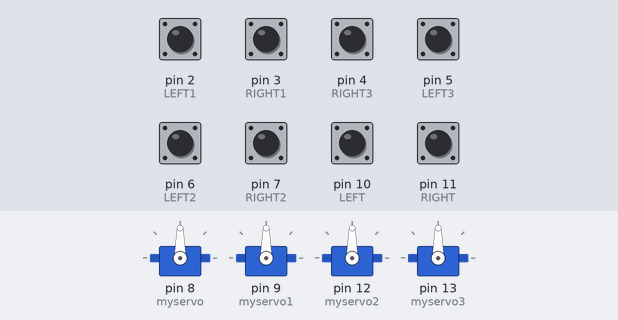
Bench run of a sketch on a simulated Arduino Uno, built with avr-gcc and run on an emulated ATmega328P. On the bench: 4 × servo. The test bench sets the inputs (shaded band); at power-on: pin 2 (LEFT1), pin 3 (RIGHT1), pin 4 (RIGHT3), pin 5 (LEFT3), pin 6 (LEFT2), pin 7 (RIGHT2), pin 10 (LEFT), pin 11 (RIGHT) HIGH.

Above: at 1.2 s.
1.3 s: pin 2 (LEFT1) pulled LOW for 0.15 s
At 2.4 s:
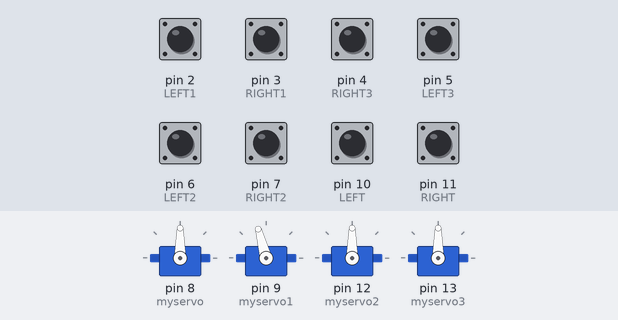
2.9 s: pin 3 (RIGHT1) pulled LOW for 1 s
At 4.9 s:
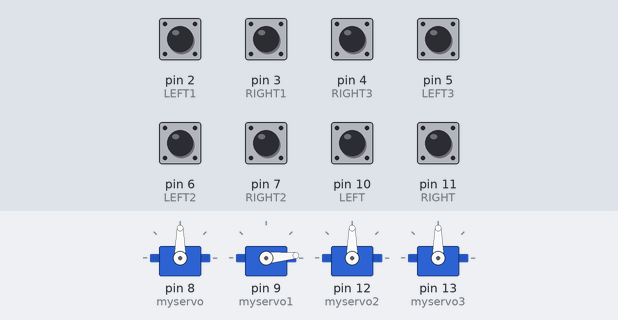
5.9 s: pin 4 (RIGHT3) pulled LOW for 0.15 s
At 7.1 s:
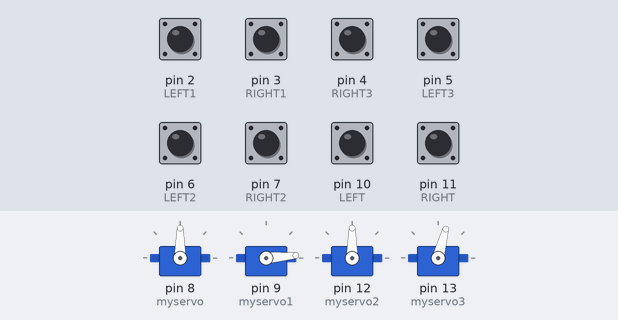
7.5 s: pin 6 (LEFT2) pulled LOW for 0.15 s
At 8.3 s:
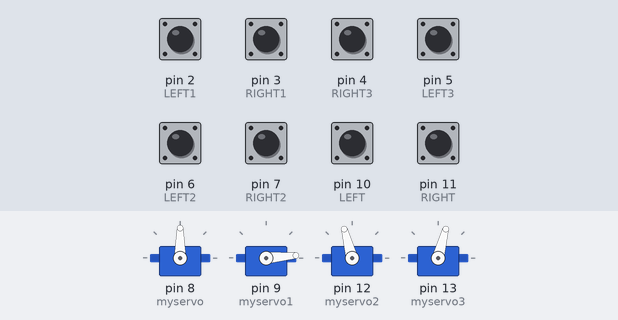
9.1 s: pin 5 (LEFT3) pulled LOW for 0.15 s
At 9.5 s:
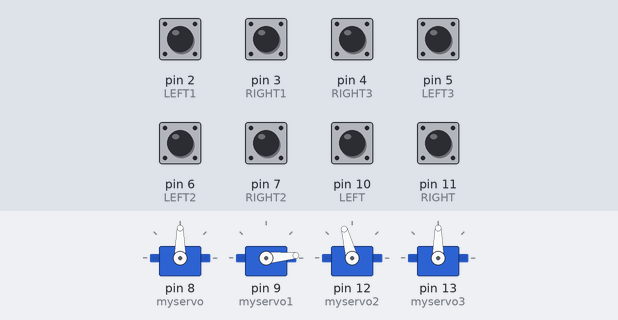
10.7 s: pin 10 (LEFT) pulled LOW for 0.15 s
At 12.0 s:
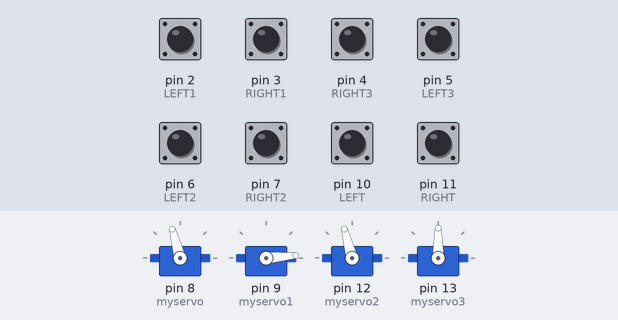
Timing chart, 0 to 13.3 s (numbered marks = the images above; inputs shaded):
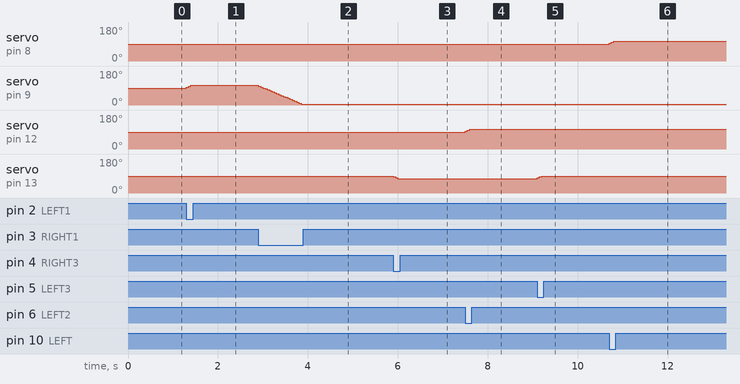

The sketch:

main.ino
```cpp
#include <Servo.h>

Servo myservo;   // create 4 servo objects to control the servos
Servo myservo1;
Servo myservo2;
Servo myservo3;

int angle = 90; // initial angle  for servo
int angle1 = 90;
int angle2 = 90;
int angle3 = 90;
int angleStep = 5;

#define LEFT 10   // pin 10 is connected to left button
#define RIGHT  11  // pin 11 is connected to right button
#define LEFT1 2 // pin 2 is connected to right button
#define RIGHT1 3 // pin 3 is connected to right button
#define LEFT2 6 // pin 6 is connected to right button
#define RIGHT2 7 // pin 7 is connected to right button
#define RIGHT3 4 // pin 4 is connected to right button
#define LEFT3 5 // pin 5 is connected to right button

void setup() {
  Serial.begin(9600);  //  setup serial
  myservo.attach(8);  // attaches the servo on pin 9 to the servo object

  myservo1.attach(9);
  myservo2.attach(12);
  myservo3.attach(13);
  pinMode(LEFT, INPUT_PULLUP); // assign pins as input left button
  pinMode(RIGHT, INPUT_PULLUP); // assing pins as input for right button
  pinMode(LEFT1, INPUT_PULLUP);
  pinMode(RIGHT1, INPUT_PULLUP);
  pinMode(LEFT2, INPUT_PULLUP);
  pinMode(RIGHT2, INPUT_PULLUP);
  pinMode(LEFT3, INPUT_PULLUP);
  pinMode(RIGHT3, INPUT_PULLUP);

  myservo.write(angle); // send servo to the middle at 90 degrees
  myservo1.write(angle1); // send servo to the middle at 90 degrees
  myservo1.write(angle2); // send servo to the middle at 90 degrees
  myservo1.write(angle3); // send servo to the middle at 90 degrees

}

void loop() {
  ////////////////////////////////////////////////////////////////////////
  while (digitalRead(RIGHT) == LOW) {

    if (angle > 0 && angle <= 180) {
      angle = angle - angleStep;
      if (angle < 0) {
        angle = 0;
      }
      else {
        myservo.write(angle); // move the servo to desired angle
      }
    }

    delay(50); // waits for the servo to get there
  }
  ////////////////////////////////////////////////////////////////////////
  while (digitalRead(LEFT) == LOW) {
    if (angle >= 0 && angle <= 180) {
      angle = angle + angleStep;
      if (angle > 180) {
        angle = 180;
      }
      else {
        myservo.write(angle); // move the servo to desired angle
      }
    }

    delay(50); // waits for the servo to get there
  }
  ////////////////////////////////////////////////////////////////////////
  while (digitalRead(RIGHT1) == LOW) {
    if (angle1 > 0 && angle1 <= 180) {
      angle1 = angle1 - angleStep;
      if (angle1 < 0) {
        angle1 = 0;
      } else {
        myservo1.write(angle1); // move the servo to desired angle
      }
    }

    delay(50); // waits for the servo to get there
  }
  ////////////////////////////////////////////////////////////////////////
  while (digitalRead(LEFT1) == LOW) {

    if (angle1 >= 0 && angle1 <= 180) {
      angle1 = angle1 + angleStep;
      if (angle1 > 180) {
        angle = 180;
      } else {
        myservo1.write(angle1); // move the servo to desired angle
      }
    }

    delay(50); // waits for the servo to get there
  }
  ////////////////////////////////////////////////////////////////////////
  while (digitalRead(RIGHT2) == LOW) {

    if (angle2 > 0 && angle2 <= 180) {
      angle2 = angle2 - angleStep;
      if (angle2 < 0) {
        angle2 = 0;
      }
      else {
        myservo2.write(angle2); // move the servo to desired angle
      }
    }

    delay(50); // waits for the servo to get there
  }
  ////////////////////////////////////////////////////////////////////////
  while (digitalRead(LEFT2) == LOW) {

    if (angle2 >= 0 && angle2 <= 180) {
      angle2 = angle2 + angleStep;
      if (angle2 > 180) {
        angle = 180;
      }
      else {
        myservo2.write(angle2); // move the servo to desired angle
      }
    }

    delay(50); // waits for the servo to get there
  }
  ////////////////////////////////////////////////////////////////////////
  while (digitalRead(RIGHT3) == LOW) {

    if (angle3 > 0 && angle3 <= 180) {
      angle3 = angle3 - angleStep;
      if (angle3 < 0) {
        angle3 = 0;
      }
      else {
        myservo3.write(angle3); // move the servo to desired angle
      }
    }

    delay(50); // waits for the servo to get there
  }
  ////////////////////////////////////////////////////////////////////////
  while (digitalRead(LEFT3) == LOW) {

    if (angle3 >= 0 && angle3 <= 180) {
      angle3 = angle3 + angleStep;
      if (angle3 > 180) {
        angle = 180;
      }
      else {
        myservo3.write(angle3); // move the servo to desired angle
      }
    }

    delay(50); // waits for the servo to get there
  }
}
//http://www.makosite.one/robotic-arm.php
//Copied Code
```

Measured:
- after the input at 1.3 s, servo on pin 9 (myservo1): 90° → 105° at once
- after the input at 2.9 s, servo on pin 9 (myservo1): moves from 105° to 5° over 0.95 s, starting at once
- after the input at 5.9 s, servo on pin 13 (myservo3): 90° → 75° at once
- after the input at 7.5 s, servo on pin 12 (myservo2): 90° → 105° at once
- after the input at 9.1 s, servo on pin 13 (myservo3): 75° → 90° at once
- after the input at 10.7 s, servo on pin 8 (myservo): 90° → 105° at once
